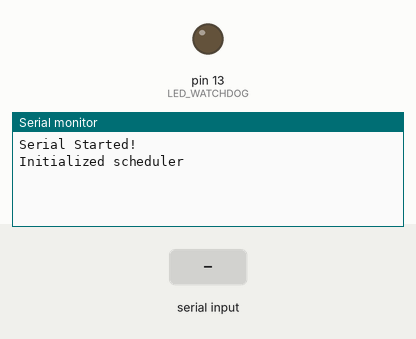
Simulated run of this program. Board: Arduino Nano, built with avr-gcc and run on an emulated ATmega328P. On the bench: output pins drawn as LEDs (lit = HIGH), the last lines printed to the serial monitor. Inputs (shaded band) come from the test bench.

Above: at 1.2 s.
1.3 s: "90,45,200\n" received over Serial
At 3.5 s:
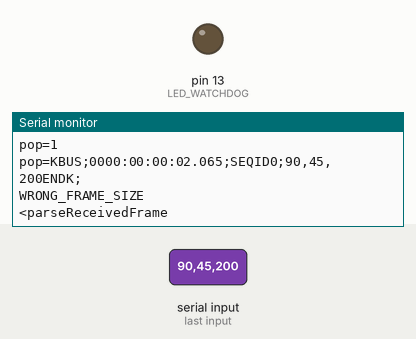
3.8 s: "90,45\n" received over Serial
At 6.0 s:
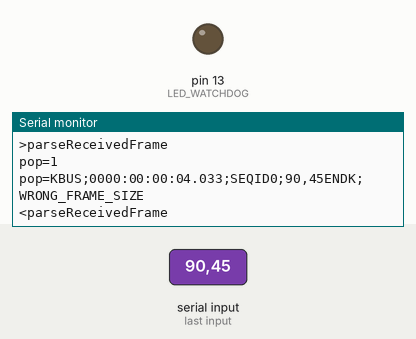
6.3 s: "1\n" received over Serial
At 8.7 s:
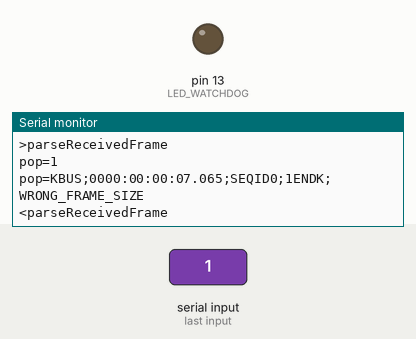

The program:

main.cpp
```cpp
#include <SoftwareSerial.h>
#include <TaskScheduler.h>
#include<stdio.h>
#include "rcmanager.h"
#include "utils.h"


#define  LED_WATCHDOG LED_BUILTIN
#define RC_RX_PIN 10
#define RC_TX_PIN 11

Scheduler runner;
std::vector<String> myQueue;


const int ledPin =  LED_BUILTIN;// the number of the LED pin
uint8_t print_count = 0;
uint8_t ledState = LOW;
char msg[256];

void serialThread();
Task readSerialPort(40, TASK_FOREVER, &serialThread);

void frameThread();
Task sendSbusFrame(SBUS_UPDATE_RATE, TASK_FOREVER, &frameThread);
SoftwareSerial RcSerial(RC_RX_PIN, RC_TX_PIN);  // Set up the software serial port on pins 2 and 3 for the RC.

void parseReceivedFrame();
Task parseRxTask(40, TASK_FOREVER, &parseReceivedFrame);

void blinkLed();
Task ledBlinkTask(1000, TASK_FOREVER, blinkLed);

void blinkLed(){
  digitalWrite(LED_WATCHDOG, !digitalRead(LED_WATCHDOG));
}

void serialThread() {


  while(Serial.available()>0){
    // FRAME = KBUS;<Time Stamp>;<Sequence ID>;<Function Enum>;<Number of Elements>;<Element>;ENDK;
    String s=Serial.readString();

    char str[18] = "";
    Serial.println("new frame on queue");
    String frame;
    frame.concat(FRAME_HEADER);
    frame.concat(";");
    Utils::timeToString(str, sizeof(str));
    frame.concat(str);
    frame.concat(";");
    frame.concat(FRAME_FUNCTION_SEND_SINGLE_POT_VALUE);
    s.trim();
    frame.concat(s);
    frame.concat(FRAME_END);

    myQueue.push_back(frame);
    sprintf(msg, "push:%s", frame.c_str());
    Serial.println(msg);
    parseRxTask.enableIfNot();

  }

}

void function_set_single_value(String payload){
	 //payload
    std::vector<String> myCommand = Utils::stringSplit(payload, ',');
//    for(uint8_t i = 0; i < myCommand.size(); i++){
//		sprintf(msg, "keyvalue pair %d=%s", i, myCommand[i].c_str());
//		Serial.println(msg);
//	}
    int index = atoi(myCommand[0].c_str());
    int value = atoi(myCommand[1].c_str());
	RcManager::rcChannels[index] = value;
    sprintf(msg, "set channel %d=%d", index, value);
    Serial.println(msg);

}

void function_take_off(){
	RcManager::rcChannels[0] = 1000;
	RcManager::rcChannels[1] = 2000;
	RcManager::rcChannels[2] = 1000;
	RcManager::rcChannels[3] = 1000;
	sprintf(msg, "TAKE OFF");
    Serial.println(msg);

}

void function_rest(){
	RcManager::rcChannels[0] = 1500;
	RcManager::rcChannels[1] = 1500;
	RcManager::rcChannels[2] = 1500;
	RcManager::rcChannels[3] = 1500;
	sprintf(msg, "REST");
    Serial.println(msg);

}

void parseReceivedFrame(){
  Serial.println(">parseReceivedFrame");
  bool x = myQueue.size();
  sprintf(msg, "pop=%d", x);
  Serial.println(msg);
  while(!myQueue.empty() ){
    String frame = myQueue.back();
    myQueue.pop_back();
    sprintf(msg, "pop=%s", frame.c_str());
    Serial.println(msg);
    std::vector<String> myFunctionList = Utils::stringSplit(frame, ';');
//    for(uint8_t i = 0; i < myFunctionList.size(); i++){
//		sprintf(msg, "keyvalue pair %d=%s", i, myFunctionList[i].c_str());
//		Serial.println(msg);
//	}

    if (myFunctionList.size() < 7){
      Serial.println("WRONG_FRAME_SIZE");

      continue;
    }

    if (strcmp(myFunctionList[0].c_str(), FRAME_HEADER) != 0){
      sprintf(msg, "WRONG FRAME START expect=%s got=%s", FRAME_HEADER, myFunctionList[0].c_str());
      Serial.println(msg);

      continue;
    }

    if (strcmp(myFunctionList[6].c_str(), FRAME_END) != 0){
      sprintf(msg, "WRONG FRAME END expect=%s got=%s", FRAME_END, myFunctionList[6].c_str());
	  Serial.println(msg);
      continue;
    }

	//function
	sprintf(msg, "FUNCTION %s", myFunctionList[3].c_str());
	Serial.println(msg);
	int function = atoi(myFunctionList[3].c_str());

	switch(function){
			case 1:
				function_set_single_value(myFunctionList[5].c_str());
			break;
			case 2:
				function_take_off();
			break;
			case 3:
				function_rest();
			break;

			default:
				sprintf(msg, "FUNCTION %d unsuported", function);
				Serial.println(msg);
				continue;
	}


  }
  parseRxTask.disable();
  //force frameThread update
  Serial.println("<parseReceivedFrame");

}

void frameThread(){
    digitalWrite(LED_WATCHDOG, !digitalRead(LED_WATCHDOG));
    RcManager::sbusPreparePacket(false, false);
    RcSerial.write(RcManager::sbusPacket, SBUS_PACKET_LENGTH);
    if (print_count > 100){
		print_count = 0;
		Utils::print_hex(RcManager::sbusPacket, SBUS_PACKET_LENGTH, msg);
		Serial.println(msg);
	} else {
		print_count++;
	}

    digitalWrite(LED_WATCHDOG, !digitalRead(LED_WATCHDOG));

}

void setup() {

    for (uint8_t i = 0; i < SBUS_CHANNEL_NUMBER; i++) {
        RcManager::rcChannels[i] = 1500;
    }

    // define pin modes for tx, rx:
    pinMode(LED_WATCHDOG, OUTPUT);
    pinMode(RC_RX_PIN, INPUT);
    pinMode(RC_TX_PIN, OUTPUT);
    RcSerial.begin(100000);
    Serial.begin(115200);
    Serial.println("Serial Started!");

    runner.init();
    Serial.println("Initialized scheduler");

    runner.addTask(readSerialPort);
    runner.addTask(sendSbusFrame);
    //runner.addTask(ledBlinkTask);
    //ledBlinkTask.enable();
    runner.addTask(parseRxTask);
    readSerialPort.enable();
    sendSbusFrame.enable();
}


void loop() {

    runner.execute();


}
```

rcmanager.cpp
```cpp
#include "rcmanager.h"

unsigned long RcManager::sbusTime = 0;
uint8_t RcManager::sbusPacket[SBUS_PACKET_LENGTH] = {};
int RcManager::rcChannels[SBUS_CHANNEL_NUMBER] = {};

RcManager::RcManager(){

}

void RcManager::sbusPreparePacket(bool isSignalLoss, bool isFailsafe)
{
    static long output[SBUS_CHANNEL_NUMBER] = {0};

    /*
     * Map 1000-2000 with middle at 1500 chanel values to
     * 173-1811 with middle at 992 S.BUS protocol requires
     */
    for (uint8_t i = 0; i < SBUS_CHANNEL_NUMBER; i++) {
        output[i] = map(RcManager::rcChannels[i], RC_CHANNEL_MIN, RC_CHANNEL_MAX, SBUS_MIN_OFFSET, SBUS_MAX_OFFSET);
    }

    uint8_t stateByte = 0x00;
    if (isSignalLoss) {
        stateByte |= SBUS_STATE_SIGNALLOSS;
    }
    if (isFailsafe) {
        stateByte |= SBUS_STATE_FAILSAFE;
    }
    RcManager::sbusPacket[0] = SBUS_FRAME_HEADER; //Header

    RcManager::sbusPacket[1] = uint8_t (output[0] & 0x07FF);
    RcManager::sbusPacket[2] = uint8_t ((output[0] & 0x07FF)>>8 | (output[1] & 0x07FF)<<3);
    RcManager::sbusPacket[3] = uint8_t ((output[1] & 0x07FF)>>5 | (output[2] & 0x07FF)<<6);
    RcManager::sbusPacket[4] = uint8_t ((output[2] & 0x07FF)>>2);
    RcManager::sbusPacket[5] = uint8_t ((output[2] & 0x07FF)>>10 | (output[3] & 0x07FF)<<1);
    RcManager::sbusPacket[6] = uint8_t ((output[3] & 0x07FF)>>7 | (output[4] & 0x07FF)<<4);
    RcManager::sbusPacket[7] = uint8_t ((output[4] & 0x07FF)>>4 | (output[5] & 0x07FF)<<7);
    RcManager::sbusPacket[8] = uint8_t ((output[5] & 0x07FF)>>1);
    RcManager::sbusPacket[9] = uint8_t ((output[5] & 0x07FF)>>9 | (output[6] & 0x07FF)<<2);
    RcManager::sbusPacket[10] = uint8_t ((output[6] & 0x07FF)>>6 | (output[7] & 0x07FF)<<5);
    RcManager::sbusPacket[11] = uint8_t ((output[7] & 0x07FF)>>3);
    RcManager::sbusPacket[12] = uint8_t ((output[8] & 0x07FF));
    RcManager::sbusPacket[13] = uint8_t ((output[8] & 0x07FF)>>8 | (output[9] & 0x07FF)<<3);
    RcManager::sbusPacket[14] = uint8_t ((output[9] & 0x07FF)>>5 | (output[10] & 0x07FF)<<6);
    RcManager::sbusPacket[15] = uint8_t ((output[10] & 0x07FF)>>2);
    RcManager::sbusPacket[16] = uint8_t ((output[10] & 0x07FF)>>10 | (output[11] & 0x07FF)<<1);
    RcManager::sbusPacket[17] = uint8_t ((output[11] & 0x07FF)>>7 | (output[12] & 0x07FF)<<4);
    RcManager::sbusPacket[18] = uint8_t ((output[12] & 0x07FF)>>4 | (output[13] & 0x07FF)<<7);
    RcManager::sbusPacket[19] = uint8_t ((output[13] & 0x07FF)>>1);
    RcManager::sbusPacket[20] = uint8_t ((output[13] & 0x07FF)>>9 | (output[14] & 0x07FF)<<2);
    RcManager::sbusPacket[21] = uint8_t ((output[14] & 0x07FF)>>6 | (output[15] & 0x07FF)<<5);
    RcManager::sbusPacket[22] = uint8_t ((output[15] & 0x07FF)>>3);

    RcManager::sbusPacket[23] = stateByte; //Flags byte
    RcManager::sbusPacket[24] = SBUS_FRAME_FOOTER; //Footer

}

void RcManager::parser(char *rc_commands, int sizeOfCommand, char *received_message, int message_size)
{
    //Protocol definition: Frame: START_WORD;BUFFER_DATA_SIZE;DATA_TYPE,CH INDEX, CH_VALUE;CHKSUM;


    for (int index = 0; index < message_size; index++){

    }
}
```

rcmanager.h
```cpp
#ifndef RCMANAGER_H
#define RCMANAGER_H

#include <Arduino.h>

#define RC_CHANNEL_MIN 990
#define RC_CHANNEL_MAX 2010

#define SBUS_MIN_OFFSET 173
#define SBUS_MID_OFFSET 992
#define SBUS_MAX_OFFSET 1811
#define SBUS_CHANNEL_NUMBER 16
#define SBUS_PACKET_LENGTH 25
#define SBUS_FRAME_HEADER 0x0f
#define SBUS_FRAME_FOOTER 0x00
#define SBUS_FRAME_FOOTER_V2 0x04
#define SBUS_STATE_FAILSAFE 0x08
#define SBUS_STATE_SIGNALLOSS 0x04
//#define SBUS_UPDATE_RATE 15 //ms
#define SBUS_UPDATE_RATE 10000
#define FRAME_HEADER "KBUS"
#define  FRAME_FUNCTION_SEND_SINGLE_POT_VALUE "SEQID0;"
#define FRAME_END "ENDK;"


class RcManager
{
public:
    RcManager();
    static void sbusPreparePacket(bool isSignalLoss, bool isFailsafe);
    void parser(char * rc_commands, int sizeOfCommand, char * received_message, int message_size);

    const String BF_START_WORD="AAAA";
    static uint8_t sbusPacket[SBUS_PACKET_LENGTH];
    static int rcChannels[SBUS_CHANNEL_NUMBER];
    static unsigned long sbusTime;
};

#endif // RCMANAGER_H
```

utils.cpp
```cpp
#include "utils.h"


Utils::Utils(){

}

void Utils::print_hex(unsigned char *buffer_in, int buffer_size, char * msg){

    for(int j = 0; j < buffer_size; j++)
        sprintf(&msg[5*j], "0x%02X,", buffer_in[j]);

}

void Utils::timeToString(char* string, size_t size) {
  unsigned long nowMillis = millis();
  unsigned long seconds = nowMillis / 1000;
  uint8_t mil = nowMillis % 1000;
  int days = seconds / 86400;
  seconds %= 86400;
  byte hours = seconds / 3600;
  seconds %= 3600;
  byte minutes = seconds / 60;
  seconds %= 60;
  snprintf(string, size, "%04d:%02d:%02d:%02d.%03d", days, hours, minutes, static_cast<uint8_t>(seconds), mil);
}

std::vector<String> Utils::stringSplit(String data, char separator){

    std::vector<String> myList;

    int strIndex[] = { 0, -1 };
    int maxIndex = data.length() - 1;

    for (int i = 0; i <= maxIndex; i++) {
        if (data.charAt(i) == separator) {

            strIndex[0] = strIndex[1] + 1;
            strIndex[1] = (i == maxIndex) ? i+1 : i;
            myList.push_back(data.substring(strIndex[0], strIndex[1]));
        }
    }
    return myList;
}
```

utils.h
```cpp
#ifndef UTILS_H
#define UTILS_H

#include <Arduino.h>
#include <stdio.h>
#include <ArduinoSTL.h>


class Utils{
public:
    Utils();
    static void print_hex(unsigned char * buffer_in, int buffer_size, char * buffer_out);
    static void timeToString(char* string, size_t size);
    static std::vector<String> stringSplit(String data, char separator);

};

#endif // UTILS_H
```

Measured:
- after the input at 1.3 s, the serial monitor: prints a new line after 1.0 s (image 1)
- after the input at 3.8 s, the serial monitor: prints a new line after 1.0 s (image 2)
- after the input at 6.3 s, the serial monitor: prints a new line after 1.0 s (image 3)
